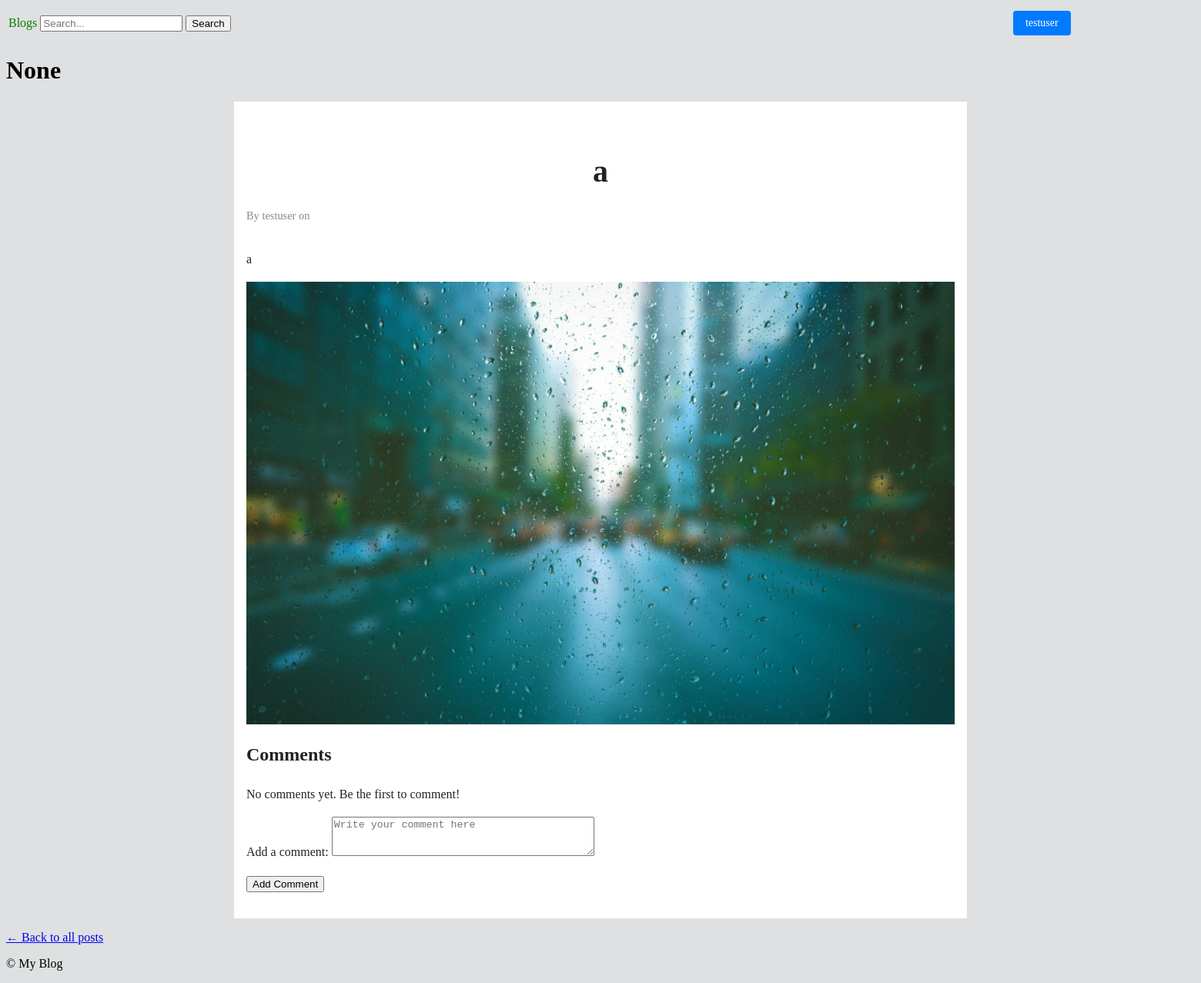
Page /posts/11/ (signed in) on the committed database.
### blog/models.py (models this page shows, shortened)
class Post(models.Model):
    author = models.ForeignKey(User, on_delete=models.CASCADE)
    title = models.CharField(max_length=200)
    body = models.TextField()
    view_count = models.PositiveIntegerField(default=0)
    category = models.CharField(max_length=100, blank=True, null=True)
    tags = models.CharField(max_length=200, blank=True, null=True)
    created_at = models.DateTimeField(auto_now_add=True)
    updated_at = models.DateTimeField(auto_now=True)
    scheduled_publish = models.DateTimeField(blank=True, null=True)
    is_published = models.BooleanField(default=False)
    attachments = models.FileField(upload_to='attachments/', blank=True, null=True)

### blog/views.py (the view)
# urls.py: path('posts/<int:pk>/', views.PostDetailView.as_view(), name='post-detail'),
class PostDetailView(generic.DetailView):
    model = Post
    template_name = 'blog/post_detail.html'
    context_object_name = 'post'
    def get_context_data(self, **kwargs):
        context = super().get_context_data(**kwargs)
        context['form'] = CommentForm()
        context['comments'] = self.object.comments.all()
        return context
    def post(self, request, *args, **kwargs):
        post = self.get_object()
        form = CommentForm(request.POST)
        if form.is_valid():
            comment = form.save(commit=False)
            comment.post = post
            comment.author = request.user
            comment.save()
            return HttpResponseRedirect(reverse('blog:post-detail', args=[post.pk]))
        return self.get(request, *args, **kwargs)
    def get_object(self, queryset=None):
        post = super().get_object(queryset)
        post.view_count += 1
        post.save(update_fields=['view_count'])
        return post

### blog/forms.py
class CommentForm(forms.ModelForm):
    class Meta:
        model = Comment
        fields = ['content']
        widgets = {
            'content': forms.Textarea(attrs={'rows': 3, 'cols': 40}),
        }
        labels = {
            'content': 'Add a comment',
        }
    def __init__(self, *args, **kwargs):
        super(CommentForm, self).__init__(*args, **kwargs)
        self.fields['content'].widget.attrs.update({'placeholder': 'Write your comment here'})
        self.fields['content'].widget.attrs.update({'class': 'form-control'})

### blog/templates/blog/post_detail.html (shortened to what this page needs)
{% extends "base.html" %}
{% load static %}
{% block content %}
  <main>
    <h1> {{ post.category }}</h1>
  <div class="article-wrapper">
    <h1>{{ post.title }}</h1>
    <p class="meta">By {{ post.author }} on {{ post.published_date }}</p>
    <div class="content">
      {{ post.body|safe }}
    </div>
    {% if post.attachments %}
        <img src="{{ post.attachments.url }}" alt="Attachment" class="attachment-image">
    {% else %}
        <p>No attachments for this post.</p>
    {% endif %}
    <h2>Comments</h2>
    {% for comment in comments %}
        <div>
            <strong>{{ comment.author }}</strong> at {{ comment.created_at }}<br>
            <p>{{ comment.content }}</p>
        </div>
    {% empty %}
        <p>No comments yet. Be the first to comment!</p>
    {% endfor %}
    {% if user.is_authenticated %}
        <form method="post">
            {{ form.as_p }}
            <button type="submit">Add Comment</button>
        </form>
    {% else %}
        <p><a href="{% url 'users:login' %}?next={{ request.path }}">Log in</a> to comment.</p>
    {% endif %}
  </div>
</main>
  <p><a href="{% url 'blog:post-list' %}">&larr; Back to all posts</a></p>
{% endblock %}

### blog/templates/base.html (shortened to what this page needs)
{% load static %}
<!DOCTYPE html>
<html lang="en">
<head>
    <link rel="stylesheet" href="{% static 'style.css' %}">
</head>
<body>
    <header>
        <nav>
            <table>
                <tr>
                    <td>
                        <a href="{% url 'blog:post-list' %}" class="top-link">Blogs</a>
                    </td>
                    <td>
                        <form action="/search" method="get">
                            <input type="search" id="site-search" name="q" placeholder="Search...">
                            <button type="submit">Search</button>
                        </form>
                    </td>
                    <td>
                        {% if user.is_authenticated %}
                        <table>
                            <tr>
                                <td>
                                    <a href="{% url 'users:profile' user.username %}" class="button-link">{{ user.username }}</a>
                                </td>
                                <td>
                                    <form method="post" action="{% url 'users:logout' %}">
                                    </form>
                                </td>
                            </tr>
                        </table>
                        {% endif %}
                    </td>
                </tr>
            </table>
        </nav>
    </header>
    <main>
        {% block content %}{% endblock %}
    </main>
    <footer>
        <p>&copy; {{ now|date:"Y" }} My Blog</p>
    </footer>
</body>
</html>

### blog/static/style.css (style rules this page uses)
body { background-color: rgb(222, 224, 225); font-family: verdana; }
.button-link { display: inline-block; padding: 8px 16px; font-size: 14px; background-color: #007BFF; color: white; text-decoration: none; border: none; border-radius: 4px; transition: background-color 0.2s ease-in-out; position: relative; left: 1350%; }
.top-link { color: green; text-decoration: none; }
.article-wrapper { max-width: 920px; margin: 0 auto; padding: 2rem 1rem; line-height: 1.6; font-family: Georgia, 'Times New Roman', serif; background-color: #fff; color: #222; }
.article-wrapper h1 { font-size: 2.5rem; margin-bottom: 0.5rem; text-align: center; }
.article-wrapper .meta { font-size: 0.9rem; color: #888; margin-bottom: 2rem; }
.attachment-image { max-width: 100%; height: auto; display: block; margin: 1rem 0; }

### rows in the picture
Post: category "None", title "a", author "testuser", body "a", attachments (picture)

### other values in the picture
{{ user.username }} "testuser"
